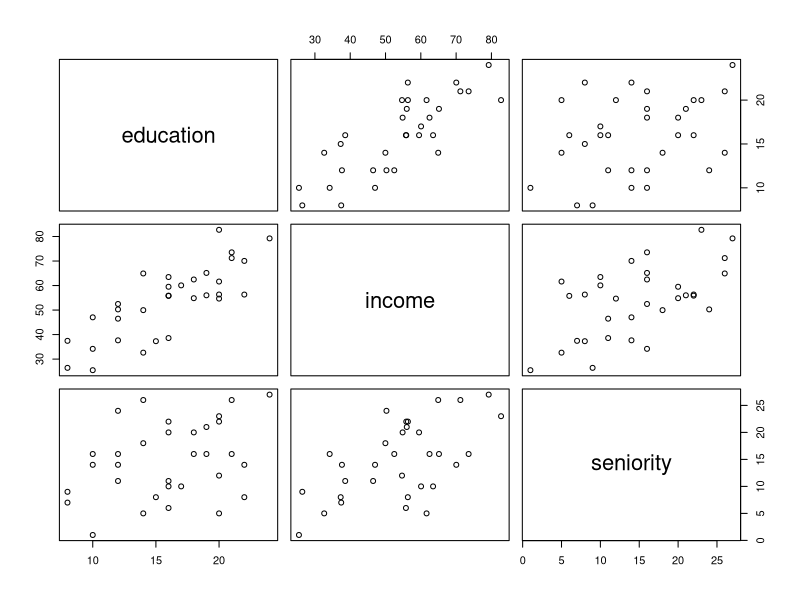
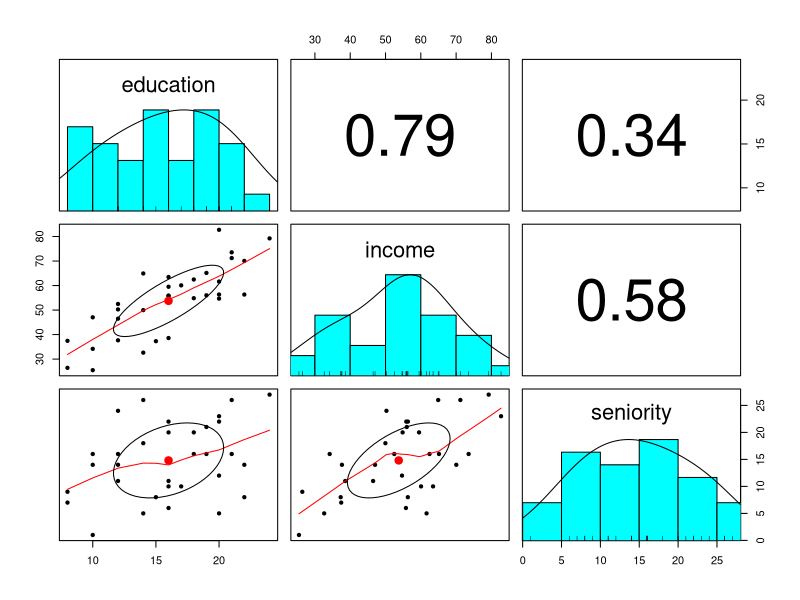
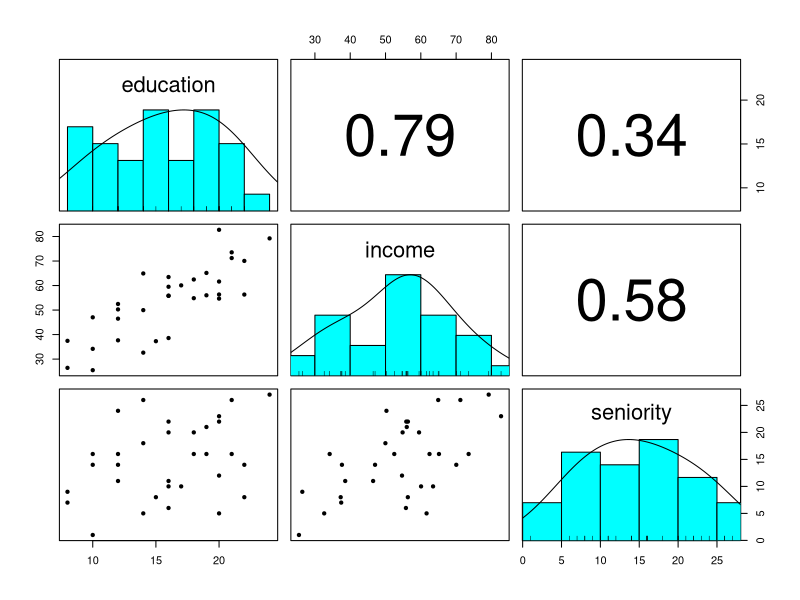
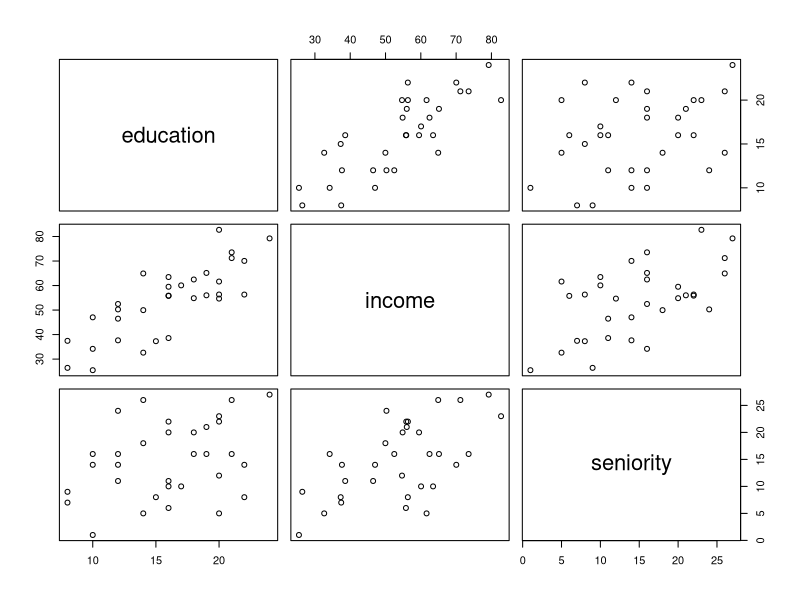
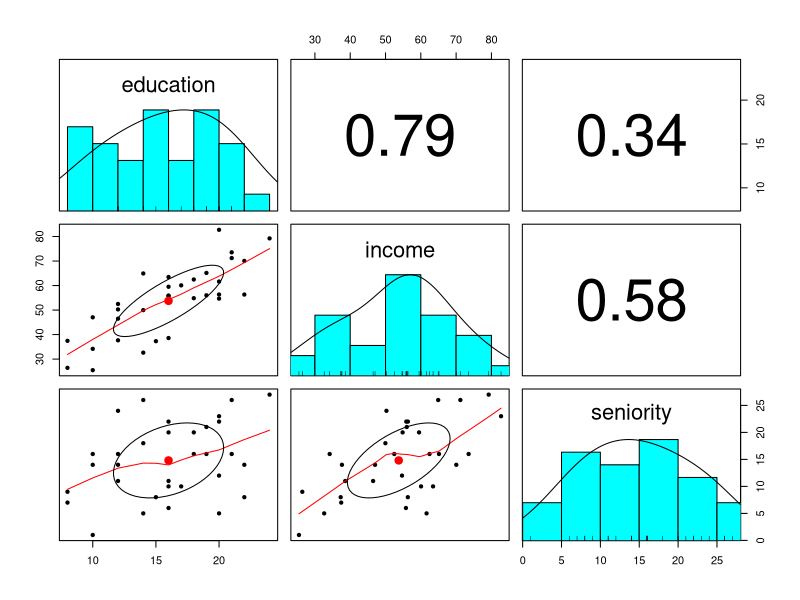
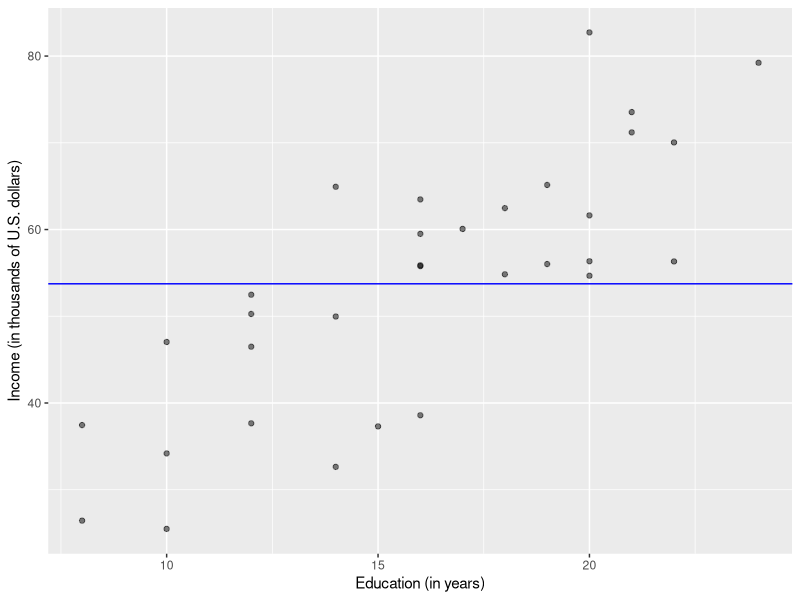
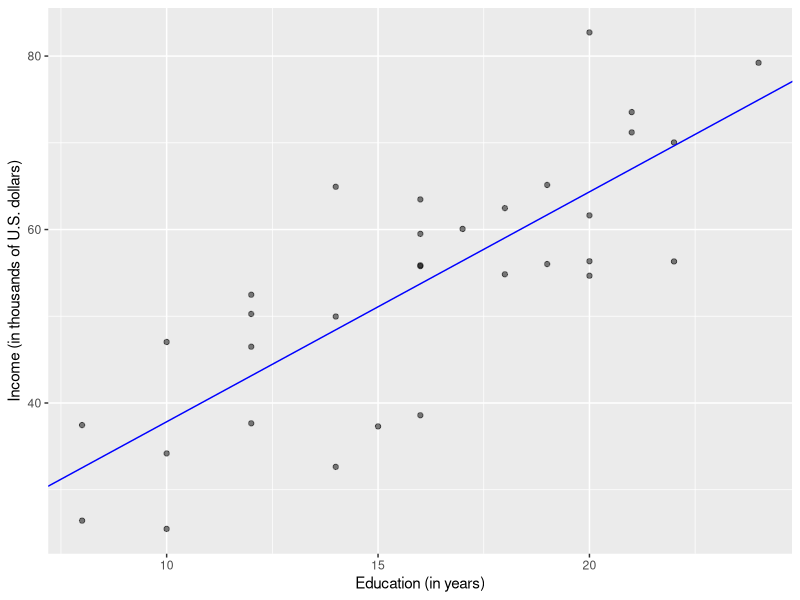

The R script that drew these images, in order:
# DPUK - Linear models training - Wednesday
# Author: Umberto Noe, Josiah King, Tom Booth


# Library imports
# ===============

library(tidyverse)
library(psych)


# Riverview data
# ==============

riverview <- read_csv("riverview.csv")
head(riverview)

riverview %>%
    select(party) %>%
    table()

riverview$party <- 
    factor(riverview$party, 
           levels = c("Independent", "Republican", "Democrat"))

riverview %>%
    select(male) %>%
    table()

riverview$male <- 
    factor(riverview$male, 
           levels = c(0, 1),
           labels = c("NotMale", "Male"))

riverview %>%
    select(gender) %>%
    table()

riverview$gender <- 
    factor(riverview$gender, 
           levels = c("female", "male"))

head(riverview)

# Summary statistics, but omit factors
describe(riverview, omit = TRUE)

# Pairwise scatterplots
riverview %>%
    select(education, income, seniority) %>%
    pairs()

riverview %>%
    select(education, income, seniority) %>%
    pairs.panels()

# Remove clutter
riverview %>%
    select(education, income, seniority) %>%
    pairs.panels(ellipses = FALSE, smooth = FALSE)

# Correlations
riverview %>%
    select(education, income, seniority) %>%
    cor()


# *** Optional - extra material ***
# Alternatively
# =============

# Find the numeric variables
names(riverview)
num <- c("education", "income", "seniority")
describe(riverview[, num])

# Pairwise scatterplots and correlations
pairs(riverview[, num])
pairs.panels(riverview[, num])

# Correlations
cor(riverview[, num])
# ***


# Practice 1: DPUK data
# =====================

# 1. Choose:
#   (a) an outcome variable
#   (b) two numeric explanatory variables
#   (c) one categorical variable

# 2. Convert the categorical variable to a factor and tidy up the levels of the 
# factor.

# 3. Summarise the variables chosen in step (1) either visually or via descriptive 
# statistics.


# Discussion
# ==========

# During the practical


# Riverview modelling
# ===================

# Model 0: intercept-only model

mdl0 <- lm(income ~ 1, data = riverview)
summary(mdl0)

ggplot(riverview, aes(x = education, y = income)) +
    geom_point(alpha = 0.5) +
    geom_abline(intercept = 53.742, slope = 0, color = 'blue') +
    labs(x = "Education (in years)", 
         y = "Income (in thousands of U.S. dollars)")

riverview <- riverview %>%
    mutate(income_hat_mdl0 = predict(mdl0, newdata = riverview))
riverview


# Model 1: income ~ education

mdl1 <- lm(income ~ education, data = riverview)
summary(mdl1)

ggplot(riverview, aes(x = education, y = income)) +
    geom_point(alpha = 0.5) +
    geom_abline(intercept = 11.3214, slope = 2.6513, color = 'blue') +
    labs(x = "Education (in years)", 
         y = "Income (in thousands of U.S. dollars)")

riverview <- riverview %>%
    mutate(income_hat_mdl1 = predict(mdl1, newdata = riverview))
riverview


# Model 2: income ~ education + seniority
# =======================================

mdl2 <- lm(income ~ education + seniority, data = riverview)
summary(mdl2)

riverview <- riverview %>%
    mutate(income_hat_mdl2 = predict(mdl2, newdata = riverview))
riverview


# Model comparison
# ================

anova(mdl0, mdl1, mdl2)


# *** Optional - extra material ***
# Residuals and residual sum of squares
# =====================================

riverview <- riverview %>%
    mutate(resid0 = income - income_hat_mdl0,
           resid1 = income - income_hat_mdl1,
           resid2 = income - income_hat_mdl2)
riverview

rss <- riverview %>%
    summarise(RSS0 = sum(resid0^2),
              RSS1 = sum(resid1^2),
              RSS2 = sum(resid2^2))
rss

# In R, you get the residual sum of squares with the deviance() function
deviance(mdl0)
deviance(mdl1)
deviance(mdl2)
# ***


# Practice 2: Riverview with binary predictor
# ===========================================

# 1. Mean-centre education for better interpretability.

# 2. Fit a model that uses mean-centred education and male as predictors of income.

# 3. Is there a significant difference in pay between males and non-males after accounting for 
# education?

# 4. Is the difference still significant if you also control for years of seniority?


# Discussion
# ==========

# During the practical


# Practice 3: DPUK data
# =====================

# 1. Do any of the numeric predictors from Practice 1 need mean-centering to
# help with interpretation?

# 2. Fit a linear model that predicts your outcome variable using one of the numeric
# predictors and the categorical one.

#   + Interpret the model coefficients, t-statistic, and p-values.

#   + How good is the model fit?

# 3. Is there a significant difference across the categories after accounting 
# for the numerical predictor?

# 4. Is the difference significant when also controlling for the other numeric predictor?

# 5. Does the inclusion of both covariates lead to a significant reduction in 
# residual sum of squares?


# Discussion
# ==========

# During the practical
